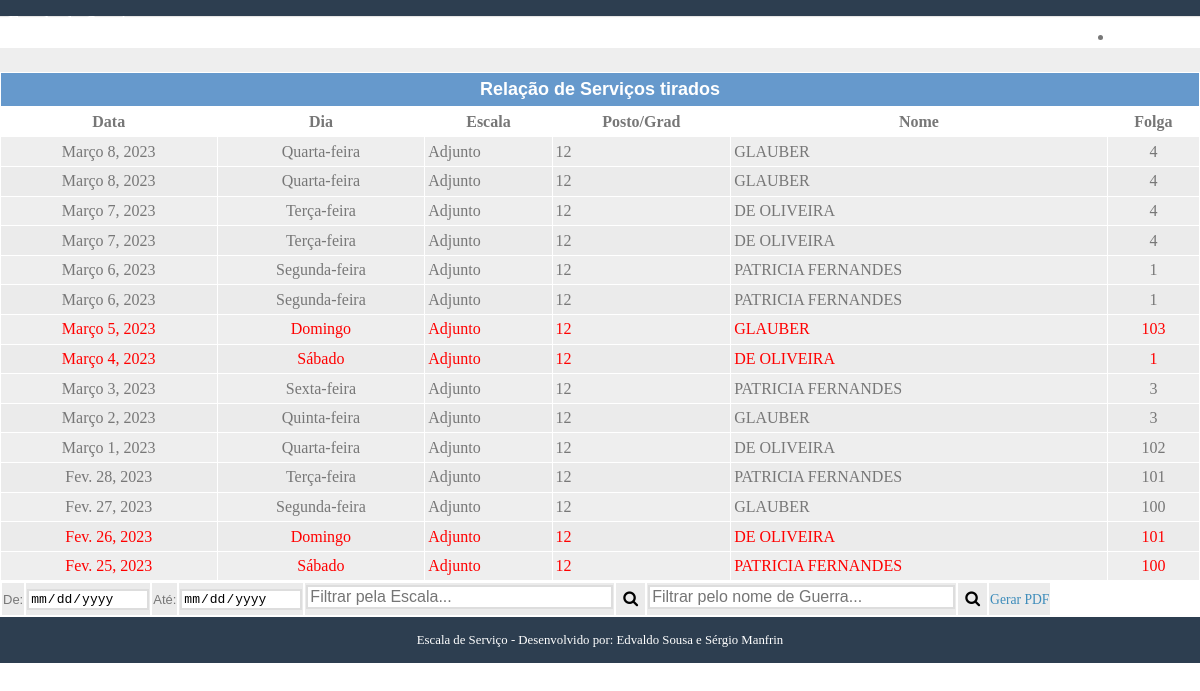
The page /servicos-tirados/ on the database its author committed.
### pessoal/models.py (models this page shows, shortened)
class Militar(models.Model):
    email = models.EmailField('E-mail', unique=False)
    nome = models.CharField('Nome Completo', max_length=100, null= False, blank=False, default='')
    cpf = models.CharField(
        'CPF', max_length=11, null=True,
        validators=[validators.RegexValidator(re.compile(r"[0-9]"),
            'CPF só pode conter digitos de 0 a 9', 'invalid')],
    )
    nome_guerra = models.CharField('Nome de Guerra', max_length=40, null= False, blank=False, default='')
    CIRCULO_CHOICES = [ (0, 'Oficial'), (1, 'ST/SGT'),
                        (2, 'CB/SD'), (3, 'TODOS')]
    idcirculo = models.IntegerField('Círculo'
        , choices=CIRCULO_CHOICES, blank=False
    )
    POSTO_CHOICES = [(5, "Cel"), (6, "T Cel"), (7, "Maj"),
        (8, "Cap"), (9, "1º Ten"), (10, "2º Ten"), (11, "Asp"),
        (18, "S Ten"), (19, "1º Sgt"), (20, "2º Sgt"), (21, "3º Sgt"),
        (22, "Cb EP"), (23, "Cb EV"), (24, "SD PQDT EP"), (27, "SD EP"), (28, "SD EV")]
    posto = models.IntegerField('Posto/Graduação', choices = POSTO_CHOICES, blank=False)
    GENDER_CHOICES =((1, "Masculino"), (2, "Feminino"), )
    sexo = models.IntegerField('Gênero', null=True, choices=GENDER_CHOICES, blank=True)
    tel1 = models.CharField('WhatsApp', max_length=15, null=True, blank=True)
    tel2 = models.CharField('Outro número', max_length=15, null=True, blank=True)
    data_nasc = models.DateField('Data Nascimento', null=True, blank=True)
    data_praca = models.DateField('Data de Praça',null=True, blank=True)
    data_cadastro = models.DateTimeField('Data de Cadastro', auto_now_add=True)
    antiguidade = models.IntegerField('Antiguidade', null=False, blank=False, default=1)
    PRONTO_CHOICES= [(0, "NÃO"), (1, "SIM")]
    pronto = models.BooleanField('Pronto?', choices= PRONTO_CHOICES,
    default=1, blank=False, null=True)
    ticado = models.BooleanField('Marcado?', default=True)
    class Meta:
        verbose_name = 'Militar'
        verbose_name_plural = 'Militares'
        ordering = ['antiguidade', 'posto']

### servico/views.py (the view)
# urls.py: re_path(r'^servicos-tirados/', include('servico.urls', namespace='servico')),
def servicos(request):
    template_name = 'listar_servicos.html'
    escalados = listar_servicos(request)
    context = {'escalados': escalados}
    return render(request, template_name, context)

### servico/templates/listar_servicos.html (shortened to what this page needs)
{% extends "base.html" %}
{% load widget_tweaks %} #usado para renderizar os camops dos forms
{% block content %}
<div class = "splash">
</div>
<form name="form" class="pure-form pure-form-aligned" method="post" >
<table class="table full"  cellspacing="1" cellpadding="2"  align="center" id="minhaTabela">
  <thead>
    <th colspan="14" bgcolor="#6699CC">
      <div align="center"><font face="Arial" size="4"><b><font color="#FFFFFF">Relação de Serviços tirados</font></b></font></div>
    </th>
    <tr>
      <th colspan="2" align = "center">Data</th>
      <th colspan="2" align = "center">Dia</th>
      <th colspan="2" align = "center">Escala</th>
      <th colspan="2" align = "center">Posto/Grad</th>
      <th colspan="4" align = "center">Nome</th>
      <th colspan="2" align = "center">Folga</th>
    </tr>
  </thead>
  <tbody>
    {% for escalado in escalados %}
      <tr bgcolor="ebebeb">
        <td colspan="2" align = center >
        {% if escalado.vermelha%}
        <font color="red">
          {{ escalado.data }}
        {%else %}
         <font color="#777" >
          {{ escalado.data }}
        {%endif%}
        </td>
        <td colspan="2" align = center >
          {% if escalado.vermelha %}
              <font color="red">
              {{ escalado.dia }}
          {%else %}
          <font color="#777" >
            {{ escalado.dia }}
          {%endif%}
        </td>
        <td colspan="2" align = left >
          {% if escalado.vermelha%}
              <font color="red">
              {{ escalado.descricao }}
          {%else %}
          <font color="#777" >
            {{ escalado.descricao }}
          {%endif%}
        </td>
        <td colspan="2" align=left>
          {% if escalado.vermelha%}
              <font color="red">
              {{ escalado.get_posto_display }}
          {%else %}
          <font color="#777" >
            {{ escalado.get_posto_display }}
          {%endif%}
        </td>
        <td colspan="4" align = left >
          {% if escalado.vermelha%}
              <font color="red">
                {%if escalado.nomesubstituto%}
                  {{ escalado.nomesubstituto }}
                {%else%}
                  {{ escalado.nomeguerra }}
                {%endif%}
          {%else %}
          <font color="#777" >
            {%if escalado.nomesubstituto%}
              {{  escalado.nomesubstituto  }}
            {%else%}
              {{ escalado.nomeguerra }}
            {%endif%}
          {%endif%}
        </td>
        <td colspan="2" align = center >
          {% if escalado.vermelha%}
              <font color="red">
              {{ escalado.folga }}
          {%else %}
          <font color="#777" >
            {{ escalado.folga }}
          {%endif%}
        </td>
      </tr>
    {% endfor %}
  </tbody>
  </table>
  <table>
  <tfoot >
    <tr bgcolor="#ebebeb">
      <td ><font face="Arial" size="2">De:</td>
      <td >
        {% if user.is_staff%}
          <input type="date" name="dataInicio" value={{datetime.now}} id="idinicio">
        {% else %}
          <input type="date" name="dataInicio" value={{datetime.now}} id="idinicio" readonly>
        {% endif %}
    </td>
      <td ><font face="Arial" size="2">At&eacute;:</td>
      <td >
        {% if user.is_staff%}
          <input type="date" name="dataFim" value="{{datetime.date.today|date:'Y-m-d' }}" id="idfim" >
        {% else %}
          <input type="date" name="dataFim" value="{{datetime.date.today}}" id="idfim" readonly>
        {% endif %}
      </td>
      <td >
     <input type="text" id="escalaSearch" name="searchEscala"
        placeholder="Filtrar pela Escala..."
        aria-label="Search through site content" size="30">
      </td>
       <td>
           <span class="input-group-addon">
            <button  name="filtrarescala" class="fa fa-search"
            style="background:transparent;border:none"
            formaction="{% url 'previsao:filtrar' %}"></button>
           </span>
       </td>
       <td colspan="2">
           <input type="text" id="nguerra" name="searchMilitar"
           placeholder="Filtrar pelo nome de Guerra..."
           aria-label="Search through site content" size="30">
       </td>
       <td>
         <span class="input-group-addon">
          <button name="filtrarnome" class="fa fa-search"
          style="background:transparent;border:none"
          formaction="{% url 'previsao:filtrar' %}"></button>
         </span>
       </td>
      <td >
        <a href="{% url 'servico:GeneratePDF'%}" class="pure-button button-small"
        readonly={{user.is_staff}}>Gerar PDF</a>
      </td>
    </tr>
  </tfoot>
</table>
</form>
{% endblock %}

### core/static/css/styles.css (style rules this page uses)
* { -webkit-box-sizing: border-box; -moz-box-sizing: border-box; box-sizing: border-box; }
body { margin: 0 auto; line-height: 1.7em; }
a { color: #3b8bba; }
.splash { margin: 0 auto; padding: 1.5em 1em 0; background: #eee; }
.pure-form input[type], .pure-form textarea, .pure-form select { border: 2px solid #ddd; box-shadow: none; font-size: 100%; width: 100%; max-width: 350px; margin-bottom: 0.3em; }
table.full { width: 100%; }
.button-small { font-size: 85%; }
body { min-width: 320px; color: #777; line-height: 1.6; }
a { color: #3b8bba; text-decoration: none; }
#minhaTabela tr td { padding:1.5px 3px; cursor: pointer; }
#minhaTabela tr td:last-child { text-align: center; }
#minhaTabela tr:nth-child(odd) { background-color: #eee; }

### rows shown on the page
Militar: data "Fev. 27, 2023", dia "Segunda-feira", descricao "Adjunto", posto "12", nomeguerra "GLAUBER", folga "100"
Militar: data "Fev. 26, 2023", dia "Domingo", descricao "Adjunto", posto "12", nomeguerra "DE OLIVEIRA", folga "101"
Militar: data "Fev. 25, 2023", dia "Sábado", descricao "Adjunto", posto "12", nomeguerra "PATRICIA FERNANDES", folga "100"
